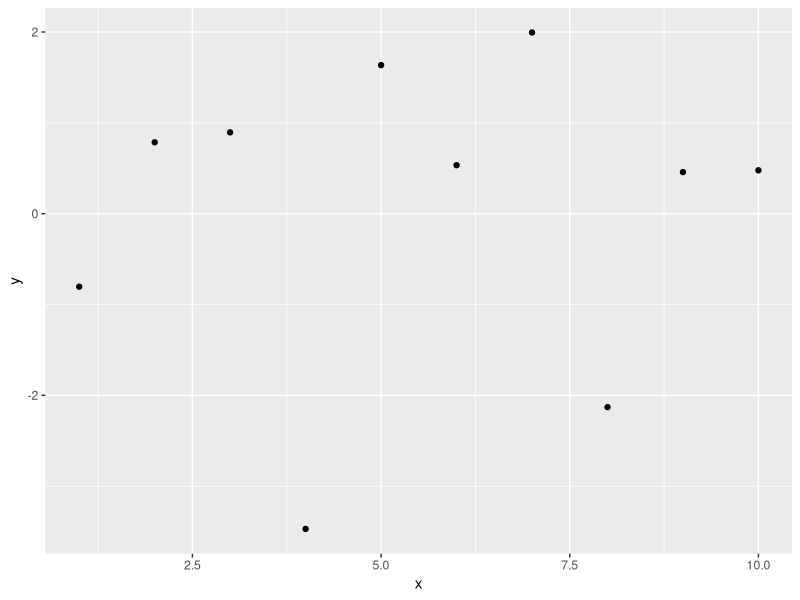

Write R code to recreate this figure.
## ---- chunk 1
knitr::opts_chunk$set(echo = TRUE)
## ---- chunk 2

x<-5
class(x)

#we can coerce an object from one class to another
y<-as.integer(x)
class(y)

z<-1L
class(z)
## ---- chunk 3

#initialize a vector
a<-vector("numeric",10)
print(a)

#define a vector with c() function
b<-c(1,2,3)
print(b)
class(a)
class(b)

#create a data frame
x<-1:10
y<-rnorm(10)
df<-data.frame(x,y)

## ---- chunk 4

#what libraries are loaded in the environment?
sessionInfo()

#let's install a package
install.packages("ggplot2")

#now we call the package
library(ggplot2)

#now we can use functions from the ggplot2 package
ggplot(df,aes(x,y)) + geom_point()

